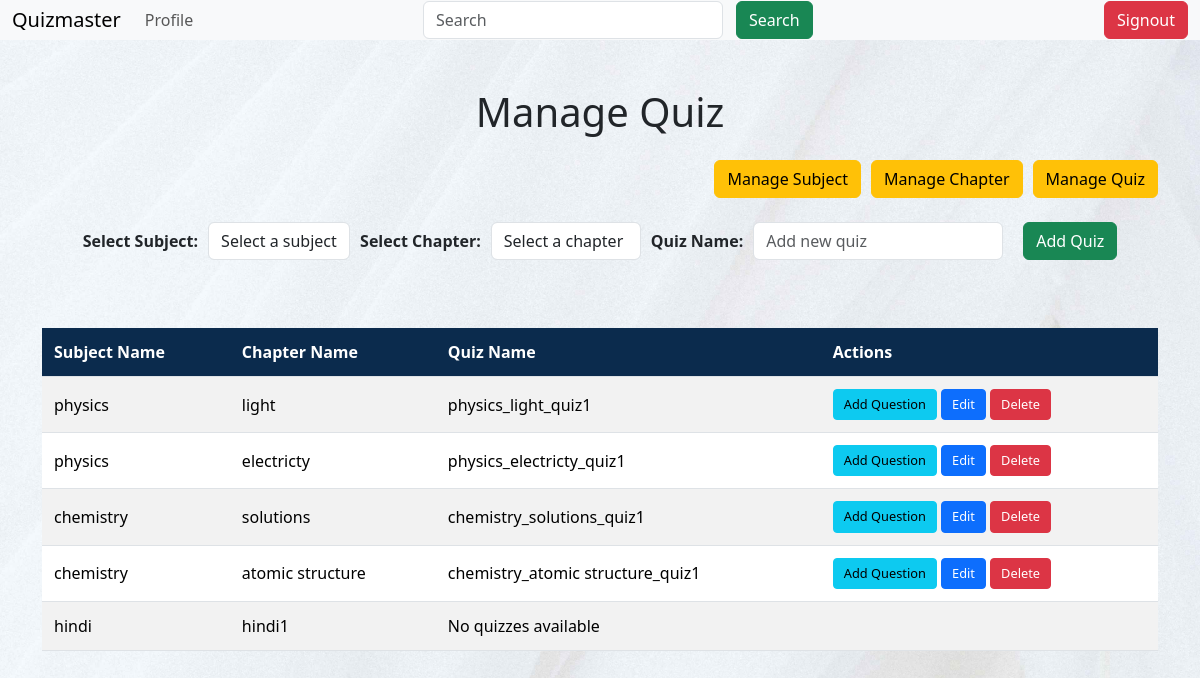
The page /quiz (signed in) on the database as committed earlier.
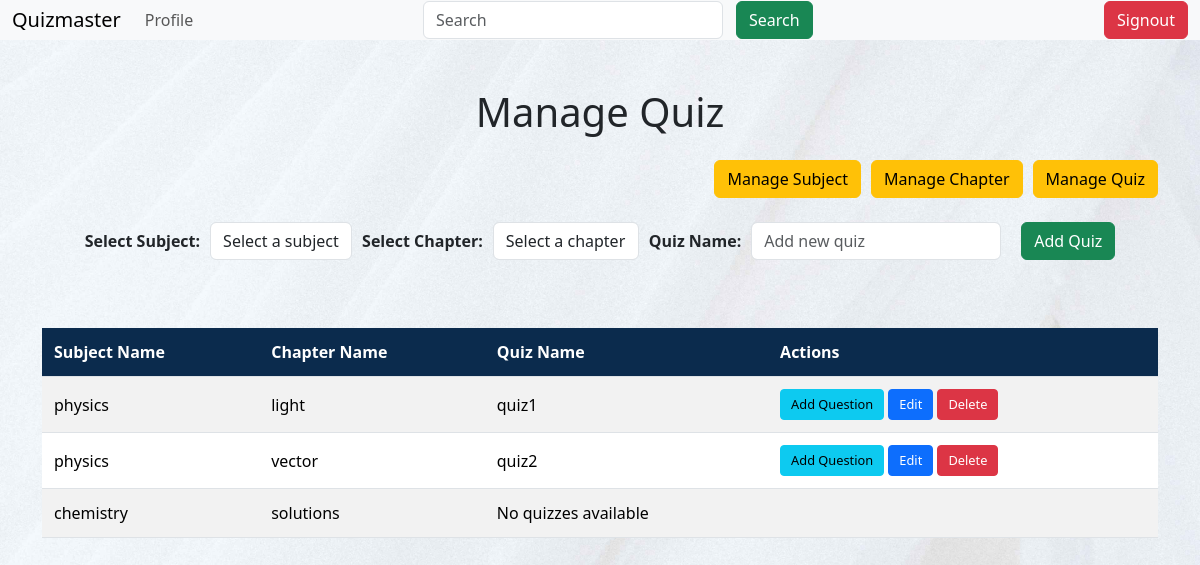
The same page on the database as committed later.
### models/models.py (models this page shows)
class Subject(db.Model):
    __tablename__ = "subject"
    id = db.Column(db.Integer, primary_key=True)
    name = db.Column(db.String(30), unique=True, nullable=False)
    description = db.Column(db.String(100))
    chapters = db.relationship('Chapter', backref='subject', lazy=True, cascade='all, delete')

class Chapter(db.Model):
    __tablename__ = "chapter"
    id = db.Column(db.Integer, primary_key=True)
    name = db.Column(db.String(100), nullable=False)
    description = db.Column(db.Text)
    subject_id = db.Column(db.Integer, db.ForeignKey('subject.id'), nullable=False)
    quizzes = db.relationship('Quiz', backref='chapter', lazy=True, cascade='all, delete')
    questions = db.relationship('Question', backref='chapter', lazy=True, cascade='all, delete')

class Quiz(db.Model):
    __tablename__ = "quiz"
    id = db.Column(db.Integer, primary_key=True)
    name = db.Column(db.String(100), nullable=False)
    chapter_id = db.Column(db.Integer, db.ForeignKey('chapter.id'), nullable=False)
    date_of_quiz = db.Column(db.DateTime, nullable=False, default=datetime.utcnow)
    time_duration = db.Column(db.String(5), nullable=True)  # hh:mm format
    remarks = db.Column(db.Text)
    questions = db.relationship('Question', backref='quiz', lazy=True, cascade='all, delete')

### controllers/routes.py (the view, shortened to what this page needs)
@app.route('/quiz', methods=['GET', 'POST'])
@authcheck
@admin_required
def admin_quiz():
    subjects = Subject.query.all()
    return render_template('admin_quiz.html', subjects=subjects)

### controllers/routes.py (called while the page is built)
def authcheck(func):
    @wraps(func)
    def wrapper(*args, **kwargs):
        if 'user_id' not in session:
            flash('Please login to access this page')
            return redirect(url_for('login'))
        return func(*args, **kwargs)
    return wrapper

def admin_required(func):
    @wraps(func)
    def inner(*args,**kwargs):
        if 'user_id' not in session:
            flash('you need to login first')
            return redirect(url_for(login))
        user=User.query.get(session['user_id'])
        if not user.isadmin:
            flash ('You are not authorized to view this page','danger')
            return redirect(url_for('home'))
        return func(*args,**kwargs)
    return inner

### templates/admin_quiz.html (shortened to what this page needs)
{% extends "layout.html" %}
{% block content %}
    {% include 'navbar.html' %}
    <div class="container mt-5">
        <h1 class="text-center mb-4">Manage Quiz</h1>
        <div class="button-container mb-4">
            <a href="{{ url_for('admin_subjects') }}" class="btn btn-warning">Manage Subject</a>
            <a href="{{ url_for('admin_chapters') }}" class="btn btn-warning">Manage Chapter</a>
            <a href="{{ url_for('admin_quiz') }}" class="btn btn-warning">Manage Quiz</a>
        </div>
        <div class="form-container mb-5">
            <form method="POST" class="form-inline">
                <label for="subject" class="mr-2"><strong>Select Subject:</strong></label>
                <select name="subject" id="subject" class="form-control mr-2" required>
                    <option value="" disabled selected>Select a subject</option>
                </select>
                <label for="chapter" class="mr-2"><strong>Select Chapter:</strong></label>
                <select name="chapter" id="chapter" class="form-control mr-2" required>
                    <option value="" disabled selected>Select a chapter</option>
                </select>
                <label for="quiz_name" class="mr-2"><strong>Quiz Name:</strong></label>
                <input type="text" id="quiz_name" name="quiz_name" class="form-control mr-2" placeholder="Add new quiz" required>
                <button type="submit" class="btn btn-success">Add Quiz</button>
            </form>
        </div>
        <div class="table-responsive">
            <table class="table table-striped" id="subjtable">
                <thead>
                    <tr>
                        <th>Subject Name</th>
                        <th>Chapter Name</th>
                        <th>Quiz Name</th>
                        <th>Actions</th>
                    </tr>
                </thead>
                <tbody>
                    {% for subject in subjects %}
                        {% for chapter in subject.chapters %}
                            {% set chapter_quizzes = chapter.quizzes %}
                            {% if chapter_quizzes %}
                                {% for quiz in chapter_quizzes %}
                                    <tr>
                                        <td>{{ subject.name }}</td>
                                        <td>{{ chapter.name }}</td>
                                        <td>{{ quiz.name }}</td>
                                        <td>
                                            <a href="{{ url_for('add_question', quiz_id=quiz.id) }}" class="btn btn-info btn-sm">Add Question</a>
                                            <a href="{{ url_for('edit_quiz', id=quiz.id) }}" class="btn btn-primary btn-sm">Edit</a>
                                            <form action="{{ url_for('delete_quiz', id=quiz.id) }}" method="POST" style="display:inline;">
                                                <button type="submit" class="btn btn-danger btn-sm"onclick="return confirm('Are you sure? This action cannot be undone!');">Delete</button>
                                            </form>
                                        </td>
                                    </tr>
                                {% endfor %}
                            {% else %}
                                <tr>
                                    <td>{{ subject.name }}</td>
                                    <td>{{ chapter.name }}</td>
                                    <td>No quizzes available</td>
                                    <td></td>
                                </tr>
                            {% endif %}
                        {% endfor %}
                    {% endfor %}
                </tbody>
            </table>
        </div>
    </div>
{% endblock %}

### templates/layout.html (shortened to what this page needs)
<!DOCTYPE html>
<html lang="en">
<head>
    <link href="https://cdn.jsdelivr.net/npm/bootstrap@5.3.3/dist/css/bootstrap.min.css" rel="stylesheet">
</head>
<body>
    {% block content %}
    {% endblock %}
</body>
</html>

### templates/navbar.html (shortened to what this page needs)
<div class="navbar">
  <nav class="navbar navbar-expand-lg bg-body-tertiary">
    <div class="container-fluid">
      <a class="navbar-brand" href="{{ url_for('home') }}">Quizmaster</a>
      <div class="collapse navbar-collapse d-flex justify-content-between" id="navbarNav">
        <ul class="navbar-nav me-auto">
          <li class="nav-item">
            <a class="nav-link" href="{{ url_for('profile') }}">Profile</a>
          </li>
        </ul>
        <div class="d-flex justify-content-center flex-grow-1">
          <form action="{{ url_for('search') }}" method="get" class="d-flex w-50">
            <input type="text" name="search-query" placeholder="Search" required class="form-control me-2"/>
            <button type="submit" class="btn btn-success">Search</button>
          </form>
        </div>
        <a href="{{ url_for('signout') }}" class="btn btn-danger ms-3">Signout</a>
      </div>
    </div>
  </nav>
</div>

### templates/navbar.html (style rules this page uses)
.navbar { width: 100%; padding: 0; }
.navbar .collapse { display: flex; justify-content: space-between; width: 100%; }
.navbar .navbar-nav { margin-right: 20px; }
.navbar .d-flex.justify-content-center { flex-grow: 1; display: flex; justify-content: center; }
.navbar .form-control { width: 100%; max-width: 300px; min-width: 150px; }
.navbar .btn-success { margin-left: 5px; }
.navbar .btn-danger { margin-left: 10px; }

Rows that differ between the two databases and show on the page:
removed Quiz: {{ subject.name }} "physics", {{ chapter.name }} "light", name "physics_light_quiz1", shown under Chapter "light"
removed Quiz: {{ subject.name }} "physics", {{ chapter.name }} "electricty", name "physics_electricty_quiz1", shown under Chapter "electricty"
removed Quiz: {{ subject.name }} "chemistry", {{ chapter.name }} "solutions", name "chemistry_solutions_quiz1", shown under Chapter "solutions"
removed Chapter: name "atomic structure"
removed Quiz: {{ subject.name }} "chemistry", name "chemistry_atomic structure_quiz1"
removed Subject: name "hindi"
removed Chapter: name "hindi1"
added Quiz: {{ subject.name }} "physics", {{ chapter.name }} "light", name "quiz1", shown under Chapter "light"
added Quiz: {{ subject.name }} "physics", {{ chapter.name }} "vector", name "quiz2", shown under Chapter "vector"
shown differently, row unchanged: Subject "chemistry": name (not shown) → "chemistry"; gains Chapter ({{ subject.name }} "chemistry", name "solutions")
